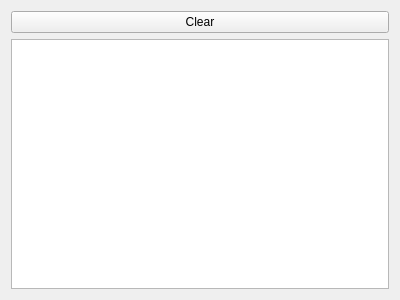
<?xml version="1.0" encoding="UTF-8"?>
<ui version="4.0">
 <class>DebugConsole</class>
 <widget class="QWidget" name="DebugConsole">
  <property name="geometry">
   <rect>
    <x>0</x>
    <y>0</y>
    <width>400</width>
    <height>300</height>
   </rect>
  </property>
  <property name="windowTitle">
   <string>QML Console</string>
  </property>
  <layout class="QVBoxLayout" name="verticalLayout">
   <item>
    <widget class="QPushButton" name="clearButton">
     <property name="text">
      <string>Clear</string>
     </property>
    </widget>
   </item>
   <item>
    <widget class="QPlainTextEdit" name="outputEdit">
     <property name="font">
      <font>
       <family>Courier New</family>
       <pointsize>9</pointsize>
      </font>
     </property>
     <property name="readOnly">
      <bool>true</bool>
     </property>
    </widget>
   </item>
  </layout>
 </widget>
 <resources/>
 <connections/>
</ui>
